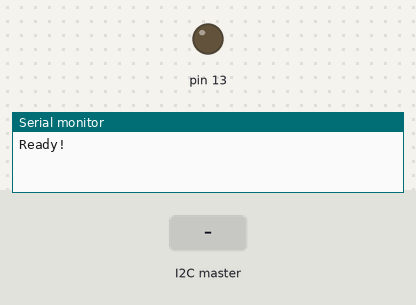
Bench run of a sketch on a simulated Arduino Uno, built with avr-gcc and run on an emulated ATmega328P. On the bench: output pins drawn as LEDs (lit = HIGH), the last lines printed to the serial monitor. The test bench sets the inputs (shaded band).

Above: at 1.2 s.
1.3 s: the I2C master sends the byte 1
At 2.4 s:
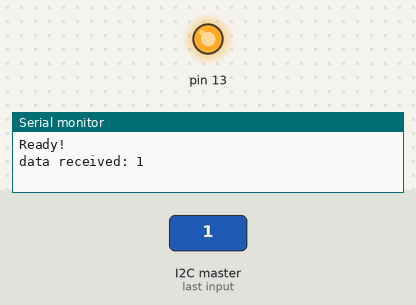
Timing chart, 0 to 4.3 s (numbered marks = the images above; inputs shaded):
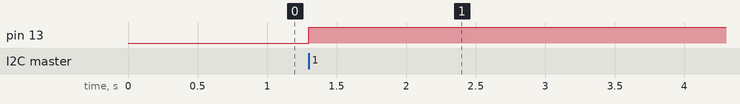

Measured:
- after the input at 1.3 s, pin 13: LOW → HIGH at once

The sketch:

Assignment_2.ino
```cpp
#include <Wire.h>

#define SLAVE_ADDRESS 0x04
int number = 0;
int state = 0;

void setup() {
  pinMode(13, OUTPUT);
  Serial.begin(9600); // start serial for output
  // initialize i2c as slave
  Wire.begin(SLAVE_ADDRESS);

  // define callbacks for i2c communication
  Wire.onReceive(receiveData);
  Wire.onRequest(sendData);

  Serial.println("Ready!");
}

void loop() {
  delay(100);
}

// callback for received data
void receiveData(int byteCount){

  while(Wire.available()) {
    number = Wire.read();
    Serial.print("data received: ");
    Serial.println(number);

    if (number == 1){

       if (state == 0){
        digitalWrite(13, HIGH); // set the LED on
        state = 1;
       }
      else{
        digitalWrite(13, LOW); // set the LED off
        state = 0;
      }
    }
  }
}

// callback for sending data
void sendData(){
  number = number + 5 ;
  Wire.write(number);
}
```
